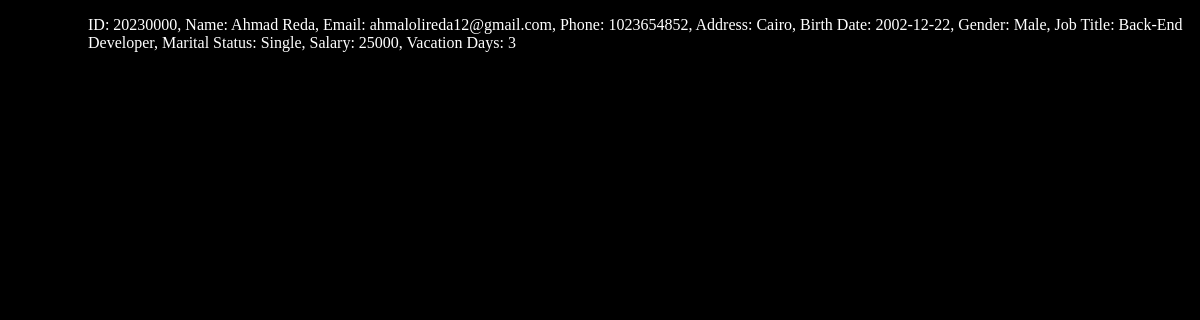
/index/, run on an earlier commit of the app's database.
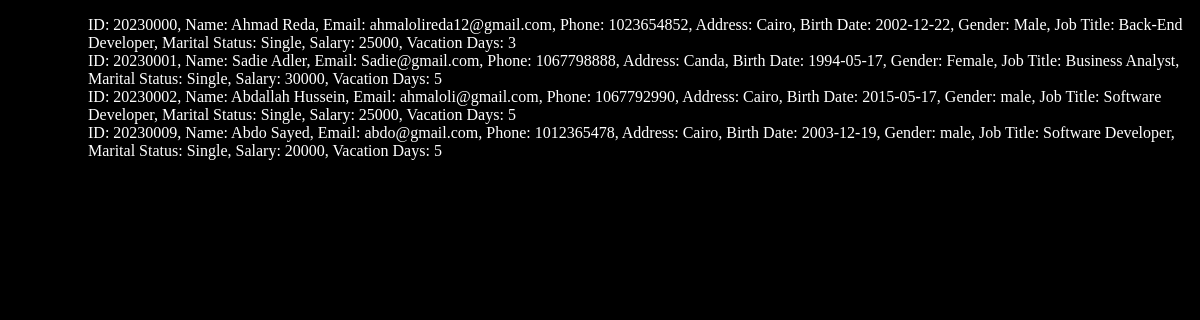
And on a later commit of the database.
### main/models.py (models this page shows)
class Employee(models.Model):
    ID = models.BigAutoField(primary_key=True, verbose_name='ID')
    userName = models.CharField(max_length=100)
    Email = models.CharField(max_length=255)
    phoneNum = models.IntegerField()
    address = models.CharField(max_length=255)
    birthDate = models.DateField()
    gender = models.CharField(max_length=10)
    jobTitle = models.CharField(max_length=64)
    maritalStatus = models.CharField(max_length=64)
    salary = models.IntegerField()
    vacationDays = models.IntegerField()
    def __str__(self):
        return f"ID: {self.ID}, Name: {self.userName}, Email: {self.Email}, Phone: {self.phoneNum}, Address: {self.address}, Birth Date: {self.birthDate}, Gender: {self.gender}, Job Title: {self.jobTitle}, Marital Status: {self.maritalStatus}, Salary: {self.salary}, Vacation Days: {self.vacationDays}"

### main/views.py (the view)
# urls.py: path("index/", views.index, name="index"),
def index(request):
    context = {
        "Employees": Employee.objects.all()
    }
    return render(request, 'Emp/index.html', context)

### main/templates/Emp/index.html (shortened to what this page needs)
<!DOCTYPE html>
<html lang="en">
  {% load static %}
	<head>
    <link rel="stylesheet" href="{% static 'css/style.css'%}">
	</head>
	<body>
    <p>
		<ul>
			{% for emp in Employees%}
			<ul>
				{{emp}}
			</ul>
			{% endfor %}
		</ul>
  </p>
	</body>
</html>

What changed in the data, as far as the page shows it:
added Employee: ID+userName+Email "ID: 20230001, Name: Sadie Adler, Email: Sadie@gmail.com, Phone: 1067798888, Address: Canda, Birth Date: 1994-05-17, Gender: Female, Job Title: Business Analyst, Marital Status: Single, Salary: 30000, Vacation Days: 5"
added Employee: ID+userName+Email "ID: 20230002, Name: Abdallah Hussein, Email: ahmaloli@gmail.com, Phone: 1067792990, Address: Cairo, Birth Date: 2015-05-17, Gender: male, Job Title: Software Developer, Marital Status: Single, Salary: 25000, Vacation Days: 5"
added Employee: ID+userName+Email "ID: 20230009, Name: Abdo Sayed, Email: abdo@gmail.com, Phone: 1012365478, Address: Cairo, Birth Date: 2003-12-19, Gender: male, Job Title: Software Developer, Marital Status: Single, Salary: 20000, Vacation Days: 5"
